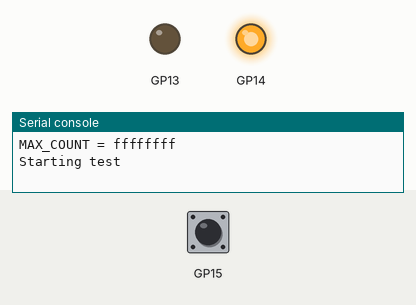
Bench run of a program on a simulated Raspberry Pi Pico running MicroPython. Shown: output pins drawn as LEDs (lit = HIGH), the last lines printed to the serial console. The test bench sets the inputs (shaded band); at power-on: GP15 HIGH.

Above: at 1.2 s.
1.3 s: GP15 pulled LOW for 0.15 s
At 2.0 s:
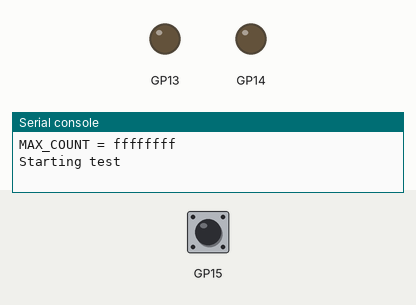
2.9 s: GP15 pulled LOW for 1 s
At 4.5 s:
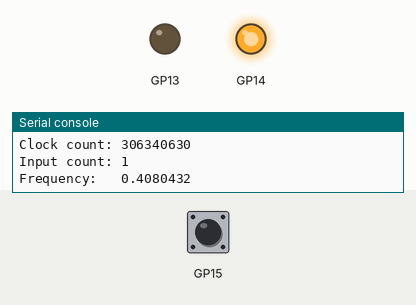
5.4 s: GP15 pulled LOW for 3.2 s
At 9.3 s:
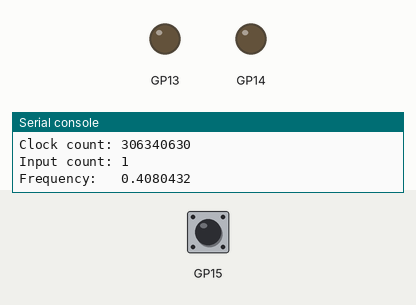
Timing chart, 0 to 10.8 s (numbered marks = the images above; inputs shaded):
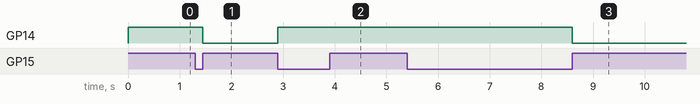

The program:

reciprocal_counter.py
```python
# by horuable at https://forums.raspberrypi.com/viewtopic.php?t=306250#p1832034
from rp2 import PIO, asm_pio, StateMachine
from constants import MAX_COUNT, PIO_FREQ

CORRECTED_PIO_FREQ = 125000208.6

@asm_pio(sideset_init=PIO.OUT_HIGH)
def gate():
    """
    PIO to generate gate signal.

    Pin requirements:

    - inputs: input_pin
    - sideset: gate_pin
    """
    mov(x, osr)                                            # load gate time (in clock pulses) from osr
    wait(0, pin, 0)                                        # wait for input to go low
    wait(1, pin, 0)                                        # wait for input to go high - effectively giving us rising edge detection
    label("loopstart")
    jmp(x_dec, "loopstart") .side(0)                       # keep gate low for time programmed by setting x reg
    wait(0, pin, 0)                                        # wait for input to go low
    wait(1, pin, 0) .side(1)                               # set gate to high on rising edge
    irq(block, 0)                                          # set interrupt 0 flag and wait for system handler to service interrupt
    wait(1, irq, 4)                                        # wait for irq from clock counting state machine
    wait(1, irq, 5)                                        # wait for irq from pulse counting state machine

@asm_pio()
def clock_count():
    """
    PIO for counting clock pulses during gate low.

    Pin requirements:

    - inputs: gate_pin
    - jmp_pin: pulse_fin_pin
    """
    mov(x, osr)                                            # load x scratch with max value (2^32-1)
    wait(1, pin, 0)                                        # detect falling edge
    wait(0, pin, 0)                                        # of gate signal
    label("counter")
    jmp(pin, "output")                                     # as long as gate is low //
    jmp(x_dec, "counter")                                  # decrement x reg (counting every other clock cycle - have to multiply output value by 2)
    label("output")
    mov(isr, x)                                            # move clock count value to isr
    push()                                                 # send data to FIFO
    irq(block, 4)                                          # set irq and wait for gate PIO to acknowledge

@asm_pio(sideset_init=PIO.OUT_HIGH)
def pulse_count():
    """
    PIO for counting incoming pulses during gate low.

    Pin requirements:

    - inputs: (gate_pin, input_pin)
    - jmp_pin: gate_pin
    - sideset: pulse_fin_pin

    n.b. uses both gate and input pulse pins as inputs, so input_pin must be gate_pin + 1
    """
    mov(x, osr)                                            # load x scratch with max value (2^32-1)
    wait(1, pin, 0)
    wait(0, pin, 0) .side(0)                               # detect falling edge of gate
    label("counter")
    wait(0, pin, 1)                                        # wait for rising
    wait(1, pin, 1)                                        # edge of input signal
    jmp(pin, "output")                                     # as long as gate is low //
    jmp(x_dec, "counter")                                  # decrement x req counting incoming pulses (probably will count one pulse less than it should - to be checked later)
    label("output")
    mov(isr, x) .side(1)                                   # move pulse count value to isr and set pin to high to tell clock counting sm to stop counting
    push()                                                 # send data to FIFO
    irq(block, 5)                                          # set irq and wait for gate PIO to acknowledge


def init_sm(freq, input_pin, gate_pin, pulse_fin_pin, gate_cycles=None):
    """
    Starts state machines.

    n.b. pulse_count SM uses both gate and input pulse pins as inputs,
         so input_pin must be gate_pin + 1.
    """
    if gate_cycles is None:
      gate_cycles = freq  # default gate to one second

    gate_pin.value(1)
    pulse_fin_pin.value(1)

    print(f"MAX_COUNT = {MAX_COUNT:08x}")

    sm0 = StateMachine(0, gate, freq=freq, in_base=input_pin, sideset_base=gate_pin)
    sm0.put(gate_cycles)
    sm0.exec("pull()")

    sm1 = StateMachine(1, clock_count, freq=freq, in_base=gate_pin, jmp_pin=pulse_fin_pin)
    sm1.put(MAX_COUNT)
    sm1.exec("pull()")

    sm2 = StateMachine(2, pulse_count, freq=freq, in_base=gate_pin, sideset_base=pulse_fin_pin, jmp_pin=gate_pin)
    sm2.put(MAX_COUNT - 1)
    sm2.exec("pull()")

    sm1.active(1)
    sm2.active(1)
    sm0.active(1)

    return sm0, sm1, sm2

def main():
    from machine import Pin
    import uarray as array

    update_flag = [False]
    data = array.array("I", [0, 0])

    def counter_handler(sm):
        print("IRQ")
        if not update_flag[0]:
            # sm0.put(125_000)
            # sm0.exec("pull()")
            data[0] = sm1.get() # clock count
            data[1] = sm2.get() # pulse count
            update_flag[0] = True

    sm0, sm1, sm2 = init_sm(PIO_FREQ, Pin(15, Pin.IN, Pin.PULL_UP), Pin(14, Pin.OUT), Pin(13, Pin.OUT))
    sm0.irq(counter_handler)

    print("Starting test")
    i = 0
    while True:
        if update_flag[0]:
            clock_count = 2 * (MAX_COUNT - data[0]+1)
            pulse_count = MAX_COUNT - data[1]
            freq = pulse_count * (CORRECTED_PIO_FREQ / clock_count)
            print(i)
            print("Clock count: {}".format(clock_count))
            print("Input count: {}".format(pulse_count))
            print("Frequency:   {}".format(freq))
            i += 1
            update_flag[0] = False

if __name__ == "__main__":
  main()
```

constants.py
```python
try:
  from micropython import const
except ImportError:
  def const(n):
    return n

# LED Display config
MOSI = 11
CS = 12
CK = 13

DISPLAY_INTENSITY = 50  # %

# Frequency counter config
PIO_FREQ = 125_000_000
# TODO: Add temperature compensation per RP2040 internal temp sensor
# read 9998082 @ correction == 1, oscope reads 9.9985 MHz
# (9998082./9998500)**-1 = 1.000041808018778
CORRECTION = 1.00004
GATE_CYCLES = int(PIO_FREQ // 10)  # i.e. 100 ms gate time
MAX_COUNT = const((1 << 32) - 1)  # i.e. 0xffff ffff

COUNTER_INPUT_PIN = 10
# Counter input pin must be the next pin after the gate pin,
# since the pulse_count PIO reads from both as inputs.
COUNTER_GATE_PIN = COUNTER_INPUT_PIN - 1
COUNTER_PULSE_FIN_PIN = 8

# Program behavior
IDLE_THRESHOLD_MS = 3000  # stop displaying last freq after delay w/no detected freq
INIT_IDLE_THRESHOLD_MS = 1000  # shorter idle time when booting up
IDLE_SLEEP_MS = 100  # time to sleep between loops when no freq detected
```

Measured:
- after the input at 1.3 s, GP14: HIGH → LOW after 0.15 s
- after the input at 2.9 s, GP14: LOW → HIGH at once
- after the input at 5.4 s, GP14: HIGH → LOW after 3.2 s
